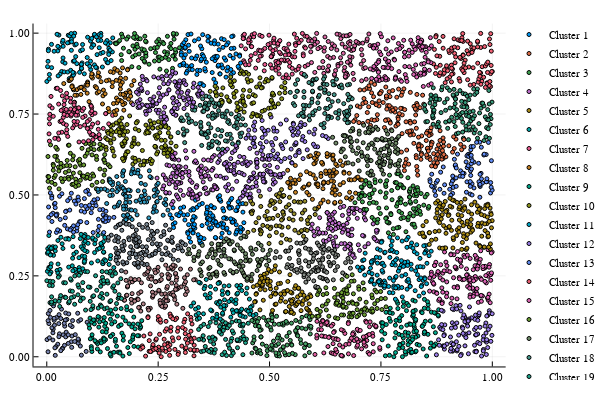

Notebook source saved alongside this figure:
### Code cell
scatter()
for i=1:k
    scatter!(X[1,Cluster_Dic[i]], X[2,Cluster_Dic[i]], label = "Cluster $i", markersize = 2)
end
scatter!()
